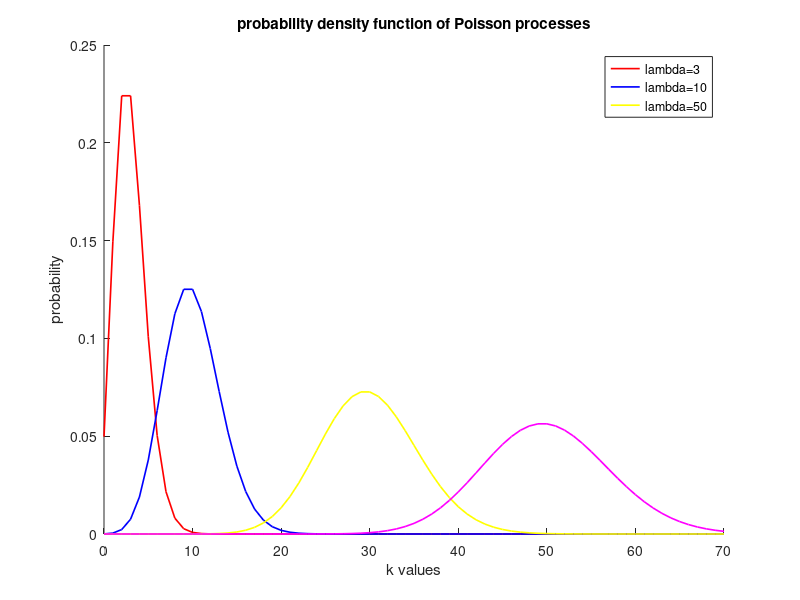
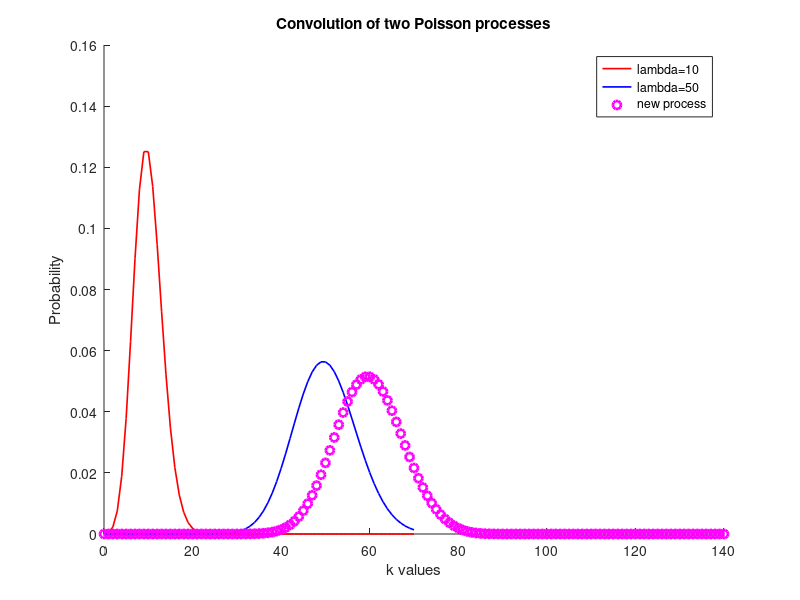
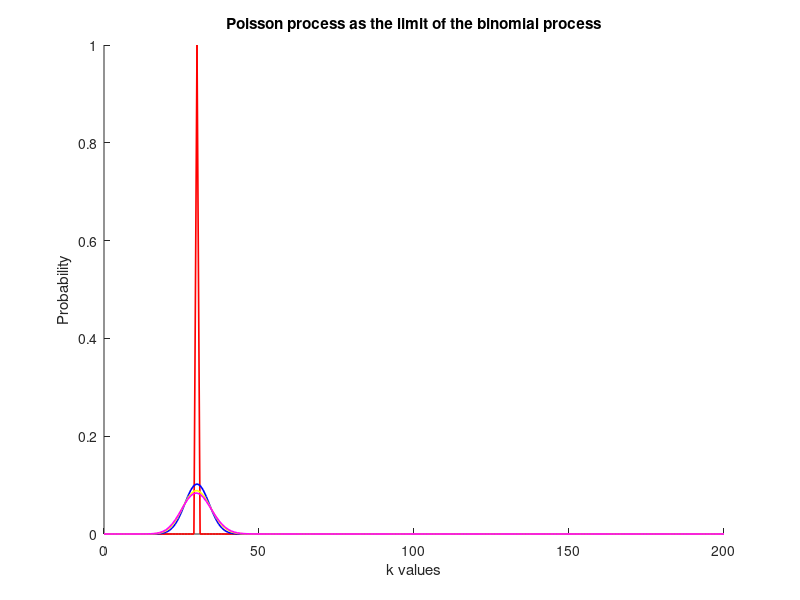

These charts were generated, in order, by the following MATLAB code:
clc;
clear all;
close all;

# TASK: In a common diagram, desing the power density functions of Poisson processes
# with lambda parameters 3,10,50. In the horizontal axes, choose k parameters 
# between 0 and 70. 

k = 0:1:70;
lambda = [3,10,30,50];

for i=1:columns(lambda)
  poisson(i,:) = poisspdf(k,lambda(i));
endfor

colors = "rbym";
figure(1);
hold on;
for i=1:columns(lambda)
  plot(k,poisson(i,:),colors(i),"linewidth",1.2);
endfor
hold off;

title("probability density function of Poisson processes");
xlabel("k values");
ylabel("probability");
legend("lambda=3","lambda=10","lambda=50");

# TASK: regarding the poisson process with parameter lambda 30, compute its mean 
# value and variance

index = find(lambda == 30);
chosen = poisson(index,:);
mean_value = 0;
for i=0:(columns(poisson(index,:))-1)
  mean_value = mean_value + i.*poisson(index,i+1);
endfor

display("mean value of Poisson with lambda 30 is");
display(mean_value);

second_moment = 0;
for i=0:(columns(poisson(index,:))-1)
  second_moment = second_moment + i.*i.*poisson(index,i+1);
endfor

variance = second_moment - mean_value.^2;
display("Variance of Poisson with lambda 30 is");
display(variance);

# TASK: consider the convolution of the Poisson distribution with lambda 20 with 
# the Poisson distribution with lambda 30. 

first = find(lambda==10);
second = find(lambda==50);
poisson_first = poisson(first,:);
poisson_second = poisson(second,:);

composed = conv(poisson_first,poisson_second);
new_k = 0:1:(2*70);

figure(2);
hold on;
plot(k,poisson_first(:),colors(1),"linewidth",1.2);
plot(k,poisson_second(:),colors(2),"linewidth",1.2);
plot(new_k,composed,"mo","linewidth",2);
hold off;
title("Convolution of two Poisson processes");
xlabel("k values");
ylabel("Probability");
legend("lambda=10","lambda=50","new process");

# TASK: show that Poisson process is the limit of the binomial distribution.
k = 0:1:200;
# Define the desired Poisson Process
lambda = 30;
i = 1:1:5;
n = lambda.*i; 
p = lambda./n;

figure(3);
title("Poisson process as the limit of the binomial process");
xlabel("k values");
ylabel("Probability");
hold on;
for i=1:4
  binomial = binopdf(k,n(i),p(i));
  plot(k,binomial,colors(i),'linewidth',1.2);
endfor
hold off;
